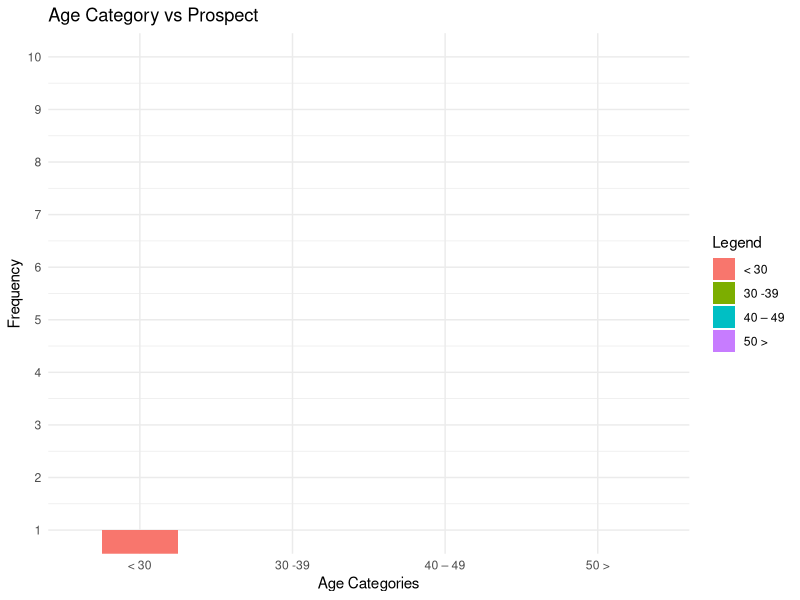

The R source for this figure:
library(readxl)
library(ggplot2)

age_group<-as.data.frame(read_excel("Demographic_and_BI_adoption.xlsx", sheet = "Demography_information", range = "C2:C13",col_names = FALSE,col_types = "text"))

bi_doption<-as.data.frame(read_excel("Demographic_and_BI_adoption.xlsx", sheet = "Business_intelligence_adoption", range = "H2:H13",col_names = FALSE,col_types = "text"))

occurance<-table(age_group[,1],bi_doption[,1])

q<-as.data.frame.matrix(occurance)
age_row_names <-as.data.frame(row.names.data.frame(q))
nFrame<-data.frame(
  age = age_row_names,
  no = q[,1],
  yes = q[,2]
)
colnames(nFrame)<-c("age","no","yes")

tiff("prospect_vs_age_barChat.tiff", units="in", width=5, height=5, res=300)
ggplot(nFrame, aes(x=age,y = yes,fill=age)) + 
  geom_col(width = 0.5)+
  scale_y_continuous(breaks = seq(1,10,by=1))+
  coord_cartesian(ylim = c(1,10))+
  labs(
    title = "Age Category vs Prospect",
    x="Age Categories",
    y="Frequency",
    fill ="Legend"
  )+theme_minimal()
dev.off()
